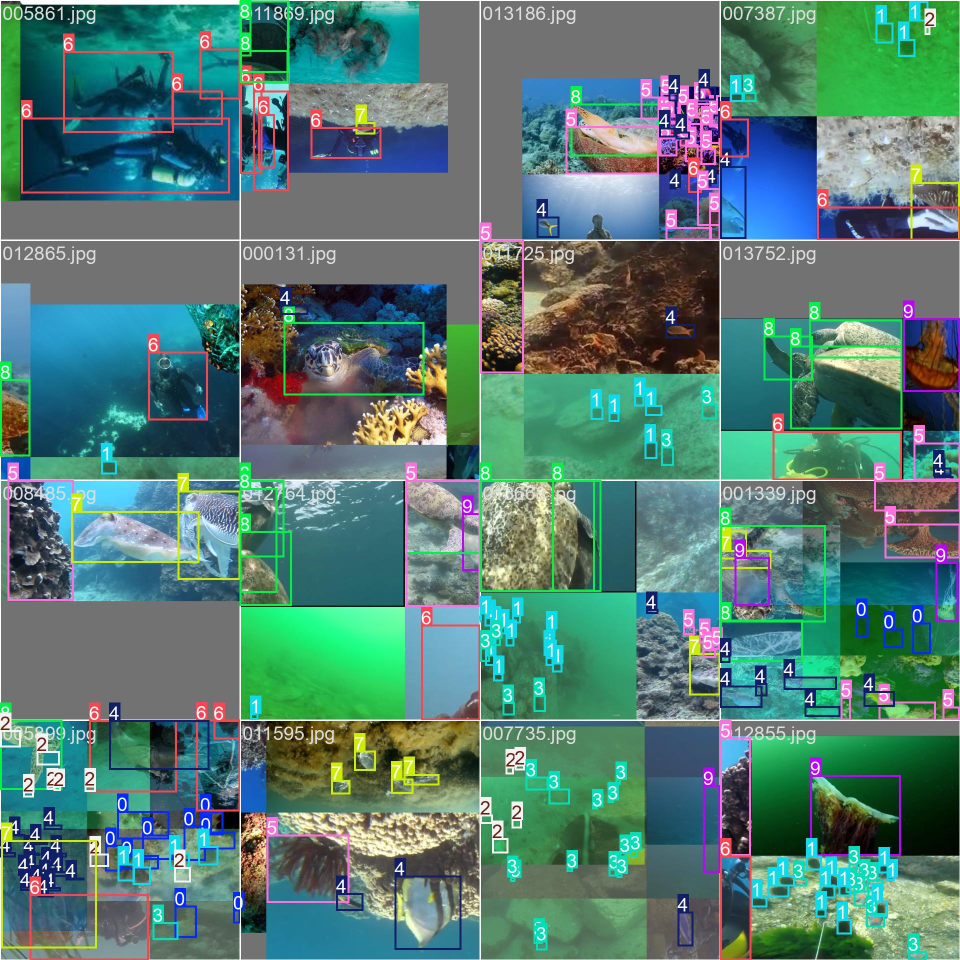
#> input picture notebooks/runs/ruod/yolov8m_raw/train_batch0.jpg, 1920 x 1920 px (shown at 1/2 size)
$ python -i multiscale_fusion.py   (imports and definitions only)   (older library calls are emulated)
#> lines starting #> are read from the running program, lines starting #| are printed output that depends on the picture
# multi-scale fusion for underwater image enhancement
# reference: ancuti et al. "enhancing underwater images and videos by fusion" (cvpr 2012)

import cv2
import numpy as np
from typing import List, Tuple, Dict

def to_float01(img: np.ndarray) -> np.ndarray:
    f = img.astype(np.float32)
    if f.max() > 1.5:
        f = f / 255.0
    return np.clip(f, 0.0, 1.0)


# [5 lines left out: function resize_to_smallest, not called in this run]


def normalize_weight(w: np.ndarray, eps: float = 1e-12) -> np.ndarray:
    w_min, w_max = w.min(), w.max()
    if w_max - w_min < eps:
        return np.ones_like(w)
    return (w - w_min) / (w_max - w_min)


# ======================== weight maps ========================

def compute_laplacian_contrast_weight(gray: np.ndarray, ksize: int = 3) -> np.ndarray:
    # laplacian contrast - high values at edges/texture
    lap = cv2.Laplacian(gray, cv2.CV_32F, ksize=ksize)
    return np.abs(lap)


def compute_local_contrast_weight(gray: np.ndarray) -> np.ndarray:
    # local contrast using 5x5 binomial kernel
    kernel_1d = np.array([1, 4, 6, 4, 1], dtype=np.float32) / 16.0
    low_pass = cv2.sepFilter2D(gray, cv2.CV_32F, kernel_1d, kernel_1d)
    return np.abs(gray - low_pass)


def compute_saliency_weight(bgr: np.ndarray) -> np.ndarray:
    # saliency based on achanta et al.
    bgr_uint8 = (bgr * 255).astype(np.uint8)
    lab = cv2.cvtColor(bgr_uint8, cv2.COLOR_BGR2Lab).astype(np.float32)
    mean_lab = np.mean(lab, axis=(0, 1))
    blurred = cv2.GaussianBlur(lab, (5, 5), 0)
    diff = blurred - mean_lab
    return np.sqrt(np.sum(diff ** 2, axis=2))


def compute_exposedness_weight(bgr: np.ndarray, sigma: float = 0.25) -> np.ndarray:
    # well-exposedness - pixels near mid-gray get higher weight
    B, G, R = bgr[:, :, 0], bgr[:, :, 1], bgr[:, :, 2]
    gauss_b = np.exp(-((B - 0.5) ** 2) / (2 * sigma ** 2))
    gauss_g = np.exp(-((G - 0.5) ** 2) / (2 * sigma ** 2))
    gauss_r = np.exp(-((R - 0.5) ** 2) / (2 * sigma ** 2))
    return gauss_b * gauss_g * gauss_r


def compute_saturation_weight(bgr: np.ndarray) -> np.ndarray:
    # saturation - std across color channels
    return np.std(bgr, axis=2)


def compute_weights_ancuti(
    bgr_img: np.ndarray,
    lam_laplacian: float = 1.0,
    lam_local_contrast: float = 1.0,
    lam_saliency: float = 1.0,
    lam_exposedness: float = 1.0,
    exposedness_sigma: float = 0.25,
) -> np.ndarray:
    # compute ancuti-style fusion weights
    eps = 1e-12
    bgr = to_float01(bgr_img)
    gray = cv2.cvtColor((bgr * 255).astype(np.uint8), cv2.COLOR_BGR2GRAY).astype(np.float32) / 255.0

    w_lap = normalize_weight(compute_laplacian_contrast_weight(gray))
    w_lc = normalize_weight(compute_local_contrast_weight(gray))
    w_sal = normalize_weight(compute_saliency_weight(bgr))
    w_exp = normalize_weight(compute_exposedness_weight(bgr, sigma=exposedness_sigma))

    W_hat = (
        (w_lap ** lam_laplacian) *
        (w_lc ** lam_local_contrast) *
        (w_sal ** lam_saliency) *
        (w_exp ** lam_exposedness)
    )

    return W_hat + eps


# [149 lines left out: functions normalize_weights, build_gaussian_pyramid, build_laplacian_pyramid, collapse_laplacian_pyramid, multi_scale_fusion_three, visualize_weights, not called in this run]

>>> import cv2
>>> picture = cv2.imread('../notebooks/runs/ruod/yolov8m_raw/train_batch0.jpg')
#> picture is the input picture: shape (1920, 1920, 3); mean B, G, R 115.1, 123.8, 84.4
>>> result = compute_weights_ancuti(picture)
#> in compute_laplacian_contrast_weight, `return np.abs(lap)`:
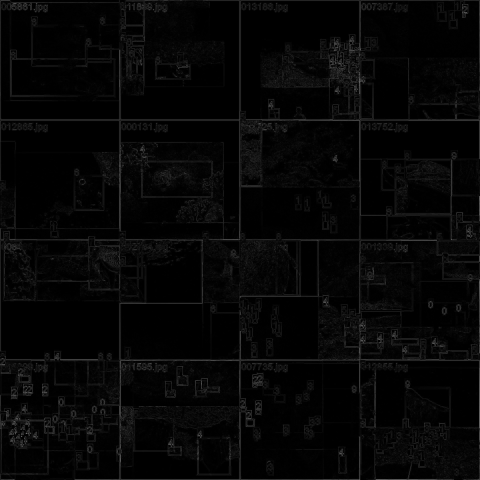
#> returned value: shape (1920, 1920) float32 (shown at 1/4 size); min 0, max 7.84, mean 0.191; drawn with min black and max white
#> in normalize_weight, `w_min, w_max = w.min(), w.max()`: w_min = 0; w_max = 7.84
#> in compute_saliency_weight, `lab = cv2.cvtColor(bgr_uint8, cv2.COLOR_BGR2Lab).astype(np.float32)`:
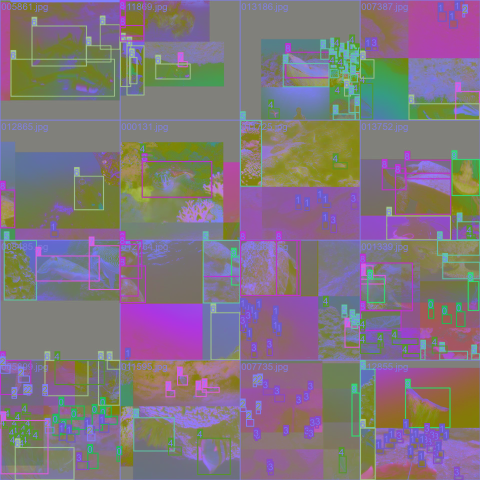
#> lab: shape (1920, 1920, 3) float32 (shown at 1/4 size); mean B, G, R 126.4, 117.6, 129.3
#> in compute_saliency_weight, `mean_lab = np.mean(lab, axis=(0, 1))`: mean_lab = [126.4, 117.6, 129.3]
#> in compute_saliency_weight, `return np.sqrt(np.sum(diff ** 2, axis=2))`:
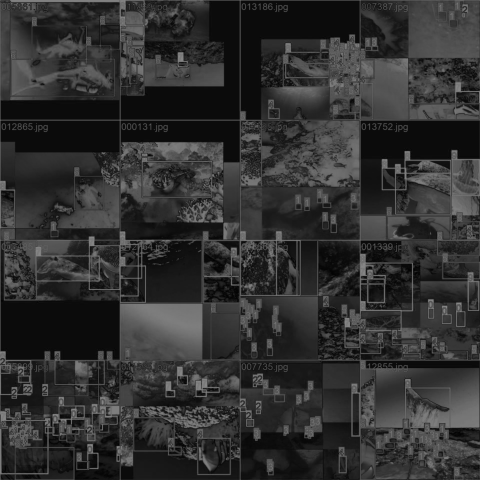
#> returned value: shape (1920, 1920) float32 (shown at 1/4 size); min 0.317, max 140.3, mean 48.5
#> in compute_exposedness_weight, `return gauss_b * gauss_g * gauss_r`:
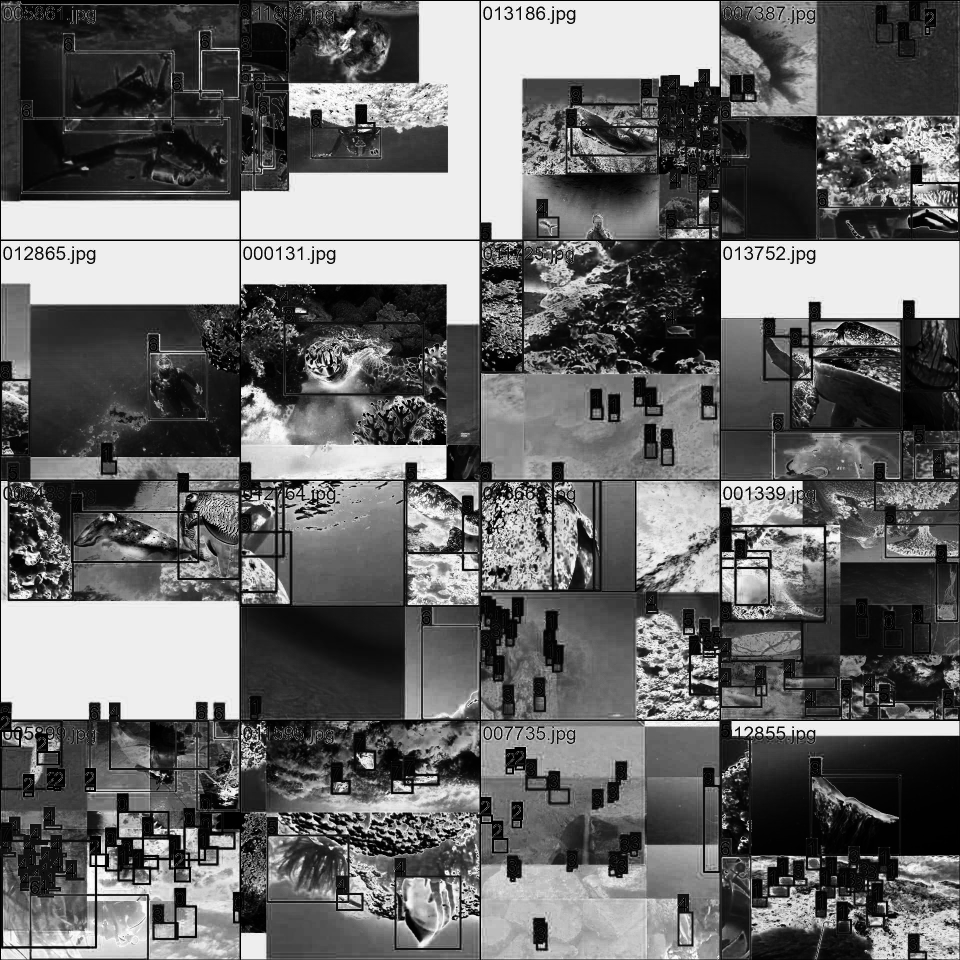
#> returned value: shape (1920, 1920) float32 (shown at 1/2 size); min 0.00248, max 1, mean 0.411

$ run again, on notebooks/runs/ruod/yolov8m_raw/train_batch1.jpg
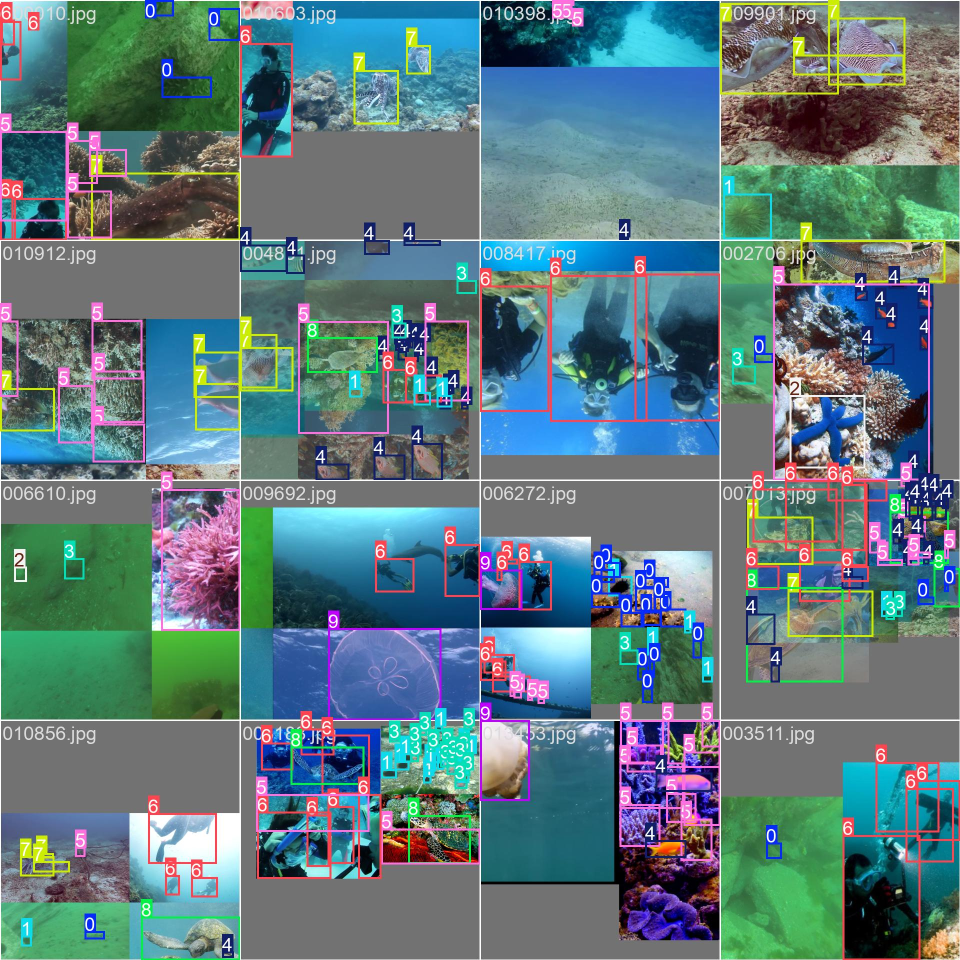
#> input picture notebooks/runs/ruod/yolov8m_raw/train_batch1.jpg, 1920 x 1920 px (shown at 1/2 size)
#> picture is the input picture: shape (1920, 1920, 3); mean B, G, R 126.1, 121.5, 93.1
#> w_min = 0; w_max = 7.12
#> mean_lab = [127.6, 123.1, 124.2]
#> in compute_saliency_weight, `return np.sqrt(np.sum(diff ** 2, axis=2))`:
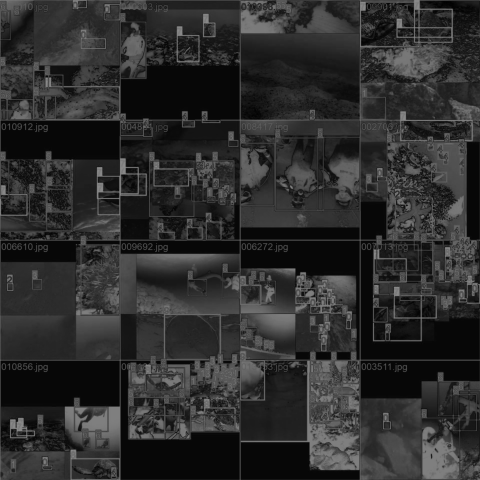
#> returned value: shape (1920, 1920) float32 (shown at 1/4 size); min 0.288, max 142.3, mean 45.2
#> in compute_exposedness_weight, `gauss_g = np.exp(-((G - 0.5) ** 2) / (2 * sigma ** 2))`:
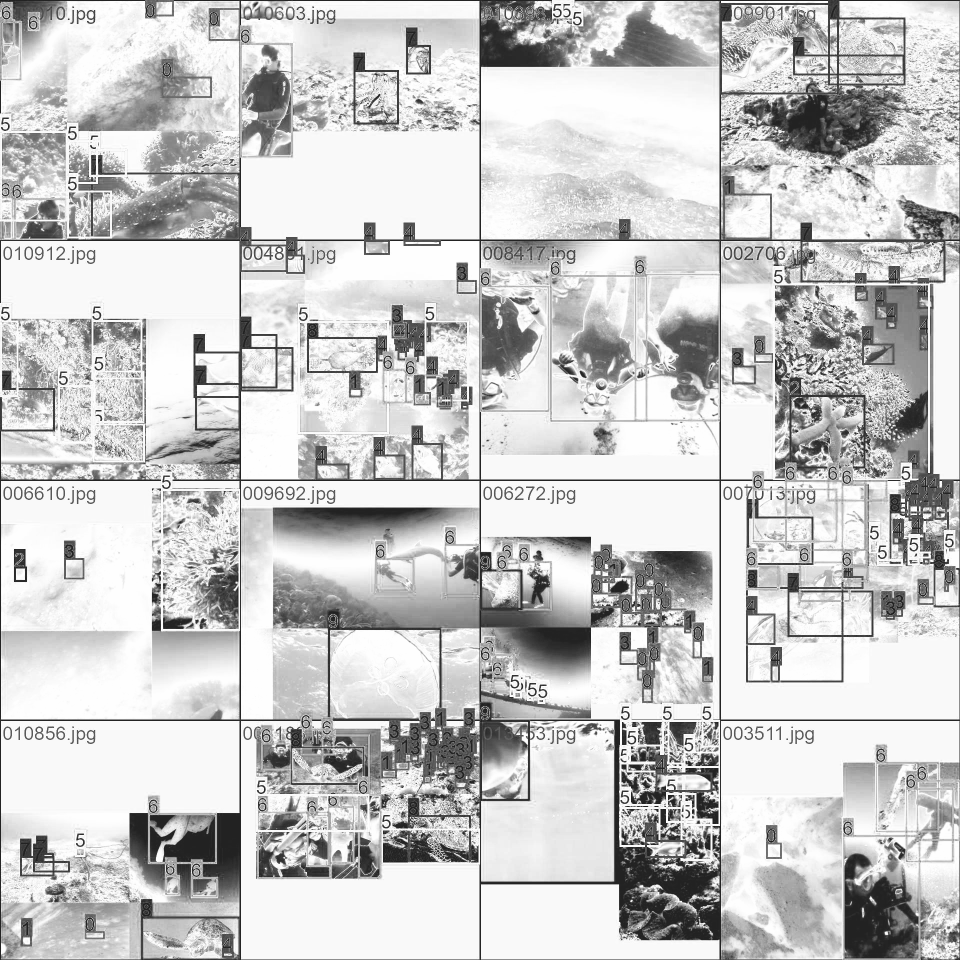
#> gauss_g: shape (1920, 1920) float32 (shown at 1/2 size); min 0.135, max 1, mean 0.79

$ run again, on notebooks/runs/ruod/yolov8m_raw/train_batch2.jpg
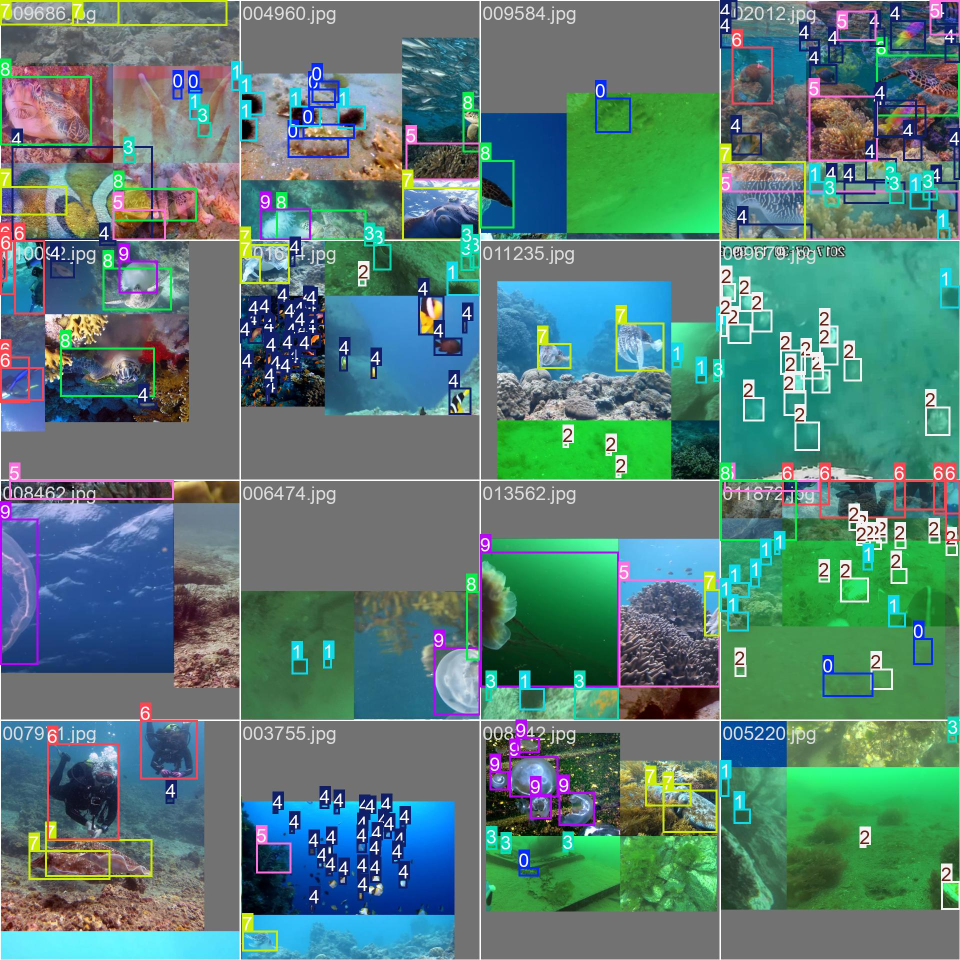
#> input picture notebooks/runs/ruod/yolov8m_raw/train_batch2.jpg, 1920 x 1920 px (shown at 1/2 size)
#> picture is the input picture: shape (1920, 1920, 3); mean B, G, R 119, 125.7, 89.3
#> w_min = 0; w_max = 6.92
#> mean_lab = [129.9, 118.7, 128.4]
#> in compute_saliency_weight, `return np.sqrt(np.sum(diff ** 2, axis=2))`:
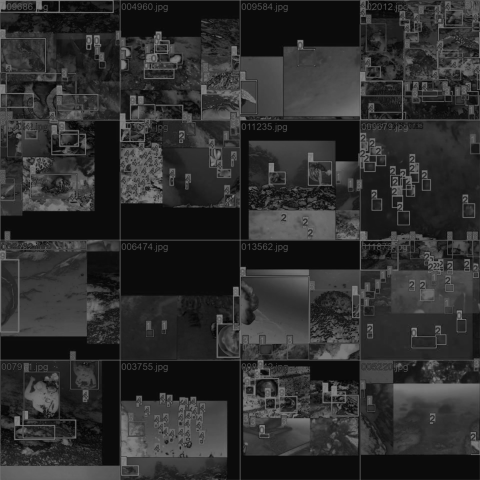
#> returned value: shape (1920, 1920) float32 (shown at 1/4 size); min 0.353, max 141.3, mean 46.1
#> in compute_exposedness_weight, `gauss_r = np.exp(-((R - 0.5) ** 2) / (2 * sigma ** 2))`:
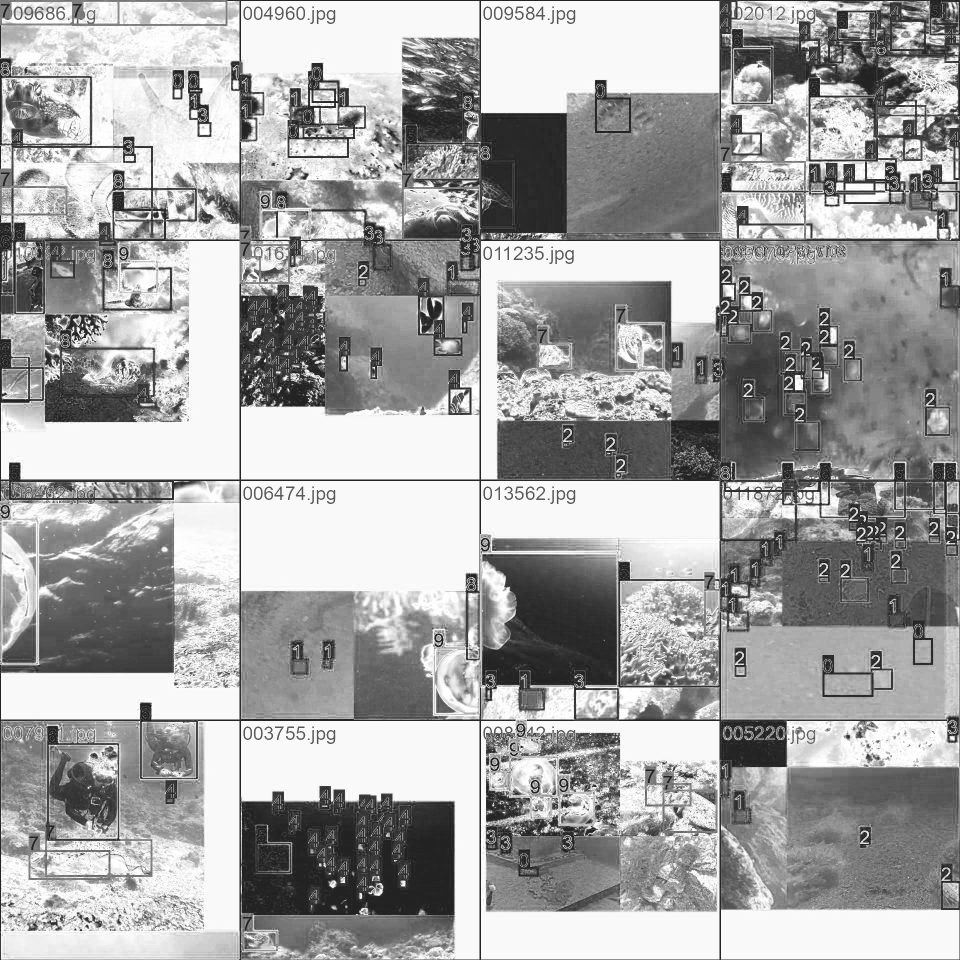
#> gauss_r: shape (1920, 1920) float32 (shown at 1/2 size); min 0.135, max 1, mean 0.649
